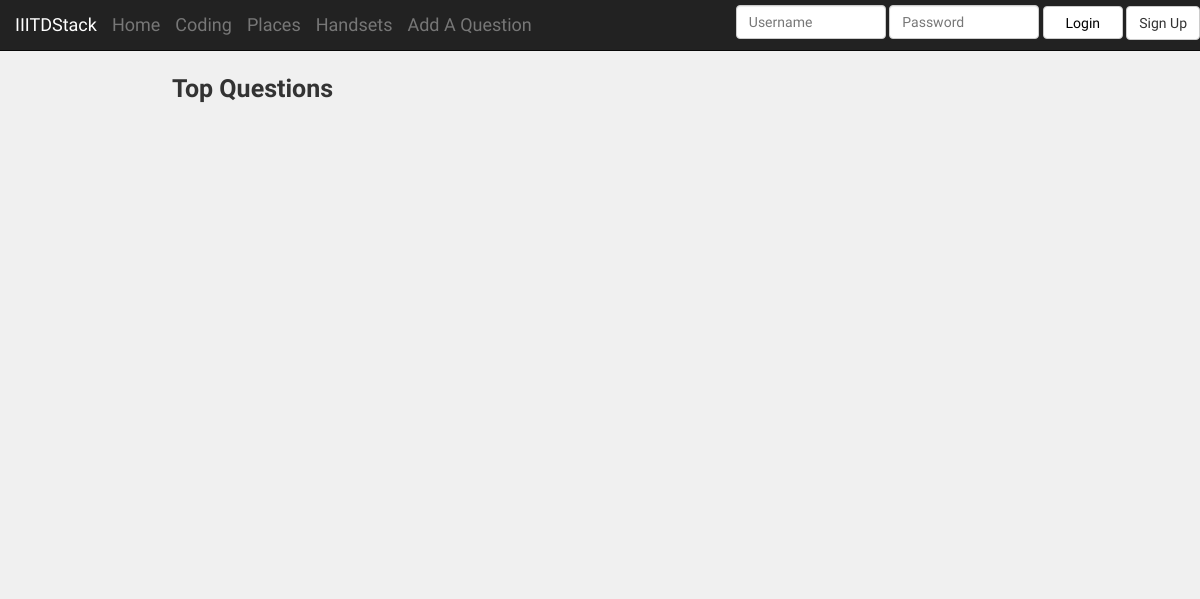
Before: / with the older database file.
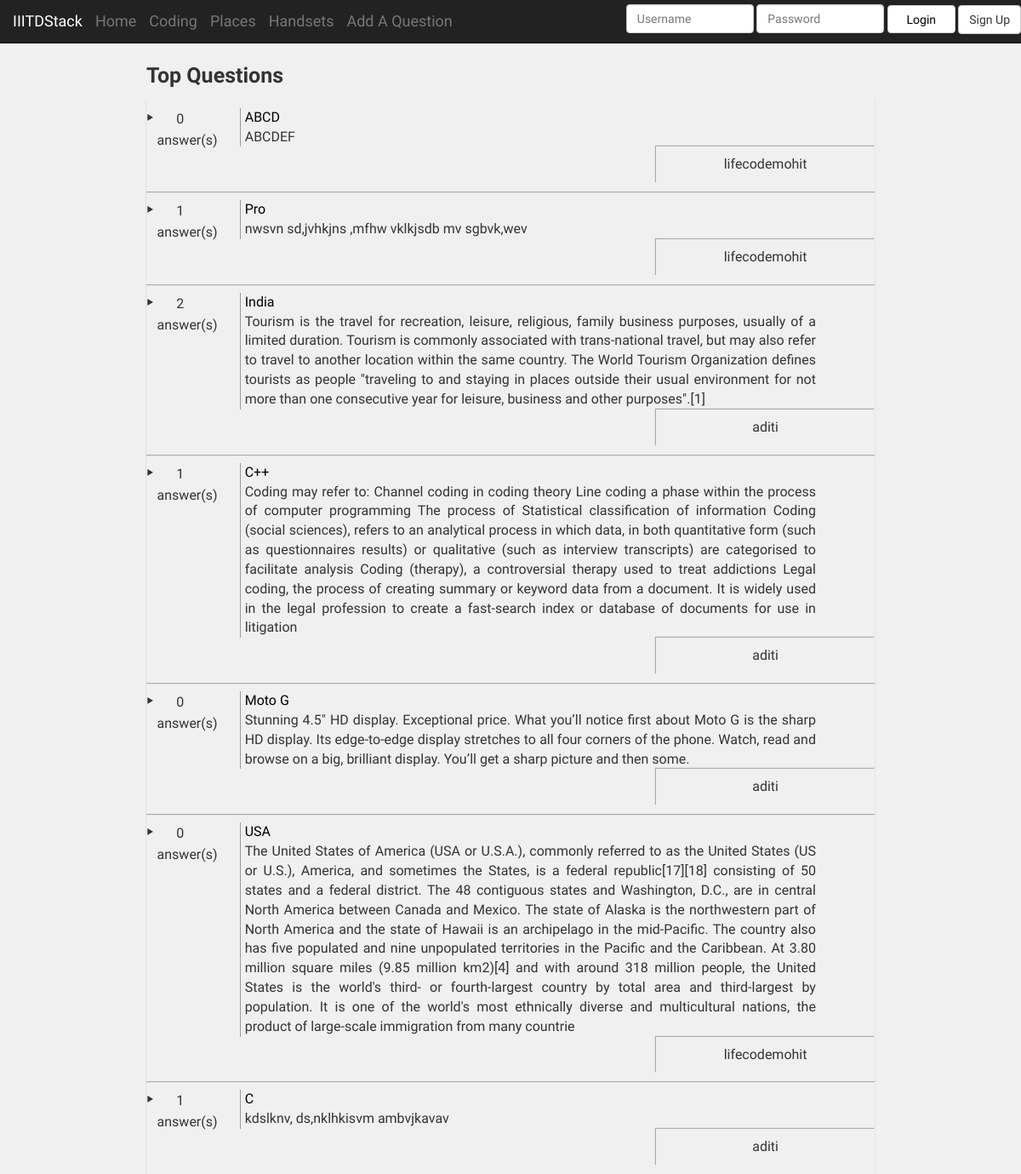
After: the same page with the newer database file.
### hacku/models.py (models this page shows, shortened)
class Question(models.Model) :
	name = models.CharField(max_length=200)
	heading = models.TextField()
	qText = models.TextField()
	pub_date = models.DateTimeField(auto_now=True)
	votes = models.IntegerField(default = 0)
	extra = models.TextField()
	extra1 = models.TextField()

### hacku/views.py (the view)
# urls.py: url(r'^$', views.index, name='index'),
def index(request):
	if request.method == "POST":
		username = request.POST['user1']
		password = request.POST['pass1']
		user = authenticate(username=username, password=password)
		if user is not None:
			if user.is_active:
				login(request, user)
				return HttpResponseRedirect('/')
			else:
				print "Bie"
		else:
			print "Bie"
	ques_list=Question.objects.all()
	context = { 'ques_list':ques_list}
	return render(request, 'index.html', context)

### hacku/templates/index.html (shortened to what this page needs)
{% load static %}
<!DOCTYPE html>
<html lang="en">
<head>
	<link href="{% static 'css/bootstrap.min.css' %}" rel="stylesheet">
	<link href="{% static 'css/styles.css' %}" rel="stylesheet">
</head>
<body>
<div id="top-nav" class="navbar navbar-inverse navbar-static-top">
  <div class="container-fluid">
    <div class="navbar-header">
      <a class="navbar-brand" href="#">IIITDStack</a>
      <a class="navbar-brand" href="/">Home</a>
     <a class="navbar-brand" href="/coding">Coding</a>
       <a class="navbar-brand" href="/places">Places</a>
       <a class="navbar-brand" href="/handsets">Handsets</a>
<a class="navbar-brand" href="/addQues">Add A Question</a>
    </div>
  	<form id="upload_form" action="{% url 'index' %}" method="post">
						<ul class="nav navbar-nav navbar-right login_box">
        					{% if user.is_authenticated %}
						    <a href="/abc" class="btn btn-default">Logout</a>
							{% else %}
							<input type="text" class="form-control" placeholder="Username" name="user1" id="user1">
							<input type="text" class="form-control" placeholder="Password" name="pass1" id="pass1">
							<button class="btn btn-default" type="submit" value="Login">Login</button>
							{% endif %}
							<a  href="/signup" class="btn btn-default">Sign Up</a>
						</ul>
	</form>
  </div>
</div>
<div class="container">
        <div class="header">
        <div class="theBody">
            <div class="category_head">Top Questions</div>
            {% if ques_list %}
            <ul class="q_list">
            {% for ques in ques_list %}
                <li>
                    <div class="ans_div"><span class="ans_count">{{ques.votes}}</span><span class="small_box_bottom_div">answer(s)</span>
                    </div>
                    <div class="question_area"><a href="/{{ ques.id }}/">{{ques.heading}}</a><br>{{ques.qText}}</div>
                    <div class="userName" style="text-align: center;
    box-shadow: -1px -1px 1px 0 #aaa;
    padding: 10px 5px;
    display: block;
    margin-left: 70%"><span>{{ques.name}}</span><br></div>
                </li>
                {% endfor %}
        </ul>
	    {% else %}
	        <p></p>
	    {% endif %}
        </div>
    </div>
</body>
</html>

### hacku/static/css/styles.css (style rules this page uses)
.navbar-static-top { margin-bottom:20px; }
body { font-family: 'Quicksand', sans-serif; }
a { color: black; }
.login_box> input { display: inline-block; width: 150px; margin-top: 5px; }
.login_box> button { position: relative; height: auto; width: 80px; height: 33px; display: inline-block; margin-top: -2px; color: black; }
.userName { text-align: center; box-shadow: -1px -1px 1px 0 #aaa; padding: 10px 5px; display: block; margin-left: 70% }
body { background-color:#F0F0F0 }
* { padding: 0 px; margin: 0; }
.container { width: 886px; }
.theBody { width: 100%; height: auto; min-height: 500px; }
.q_list { margin: 0; padding: 0; width: 100%; height: auto; }
.q_list > li { display: block; width: 100%; box-shadow: 0px 1px 1px 0px #aaa; -webkit-box-shadow: 0px 1px 1px 0px #aaa; -moz-box-shadow: 0px 1px 1px 0px #aaa; -ms-box-shadow: 0px 1px 1px 0px #aaa; list-style: none; font-size: 16px; padding: 10px 0; }
.q_list > li:before { content: "\2023 \0020"; }
.q_list > li > div { vertical-align: top; text-align: justify; }
.q_list > li > div:nth-of-type(2) { box-shadow: -1px 0 0 0 #999; -webkit-box-shadow: -1px 0 0 0 #999; -moz-box-shadow: -1px 0 0 0 #999; -ms-box-shadow: -1px 0 0 0 #999; padding-left: 5px; }
.category_head { font-size:25px;font-weight:bold; padding-bottom:10px; }
.ans_div { display: inline-block; height: 40px; width: 11%; padding-right:20px; }
.ans_div span { display: block; padding-right:20px; }
.ans_div > span:first-of-type { padding: 2px 0; padding-right:20px;text-align: center; }
.question_area { display: inline-block; width: 79%; }
.question_area a { text-decoration: none; }

Changed rows visible on the page:
added Question: votes "0", heading "ABCD", qText "ABCDEF", name "lifecodemohit"
added Question: votes "1", heading "Pro", qText "nwsvn sd,jvhkjns ,mfhw vklkjsdb mv sgbvk,wev", name "lifecodemohit"
added Question: votes "2", heading "India", qText "Tourism is the travel for recreation, leisure, religious, family business purposes, usually of a limited duration. Tourism is commonly associated with trans-national travel, but may also refer to travel to another location within the same country. The World Tourism Organization defines tourists as people \"traveling to and staying in places outside their usual environment for not more than one consecutive year for leisure, business and other purposes\".[1]", name "aditi"
added Question: votes "1", heading "C++", qText "Coding may refer to: Channel coding in coding theory Line coding a phase within the process of computer programming The process of Statistical classification of information Coding (social sciences), refers to an analytical process in which data, in both quantitative form (such as questionnaires results) or qualitative (such as interview transcripts) are categorised to facilitate analysis Coding (therapy), a controversial therapy used to treat addictions Legal coding, the process of creating summary or keyword data from a document. It is widely used in the legal profession to create a fast-search index or database of documents for use in litigation", name "aditi"
added Question: votes "0", heading "Moto G", qText "Stunning 4.5\" HD display. Exceptional price. What you’ll notice first about Moto G is the sharp HD display. Its edge-to-edge display stretches to all four corners of the phone. Watch, read and browse on a big, brilliant display. You’ll get a sharp picture and then some.", name "aditi"
added Question: votes "0", heading "USA", qText "The United States of America (USA or U.S.A.), commonly referred to as the United States (US or U.S.), America, and sometimes the States, is a federal republic[17][18] consisting of 50 states and a federal district. The 48 contiguous states and Washington, D.C., are in central North America between Canada and Mexico. The state of Alaska is the northwestern part of North America and the state of Hawaii is an archipelago in the mid-Pacific. The country also has five populated and nine unpopulated territories in the Pacific and the Caribbean. At 3.80 million square miles (9.85 million km2)[4] and with around 318 million people, the United States is the world's third- or fourth-largest country…", name "lifecodemohit"
added Question: votes "1", heading "C", qText "kdslknv, ds,nklhkisvm ambvjkavav", name "aditi"
